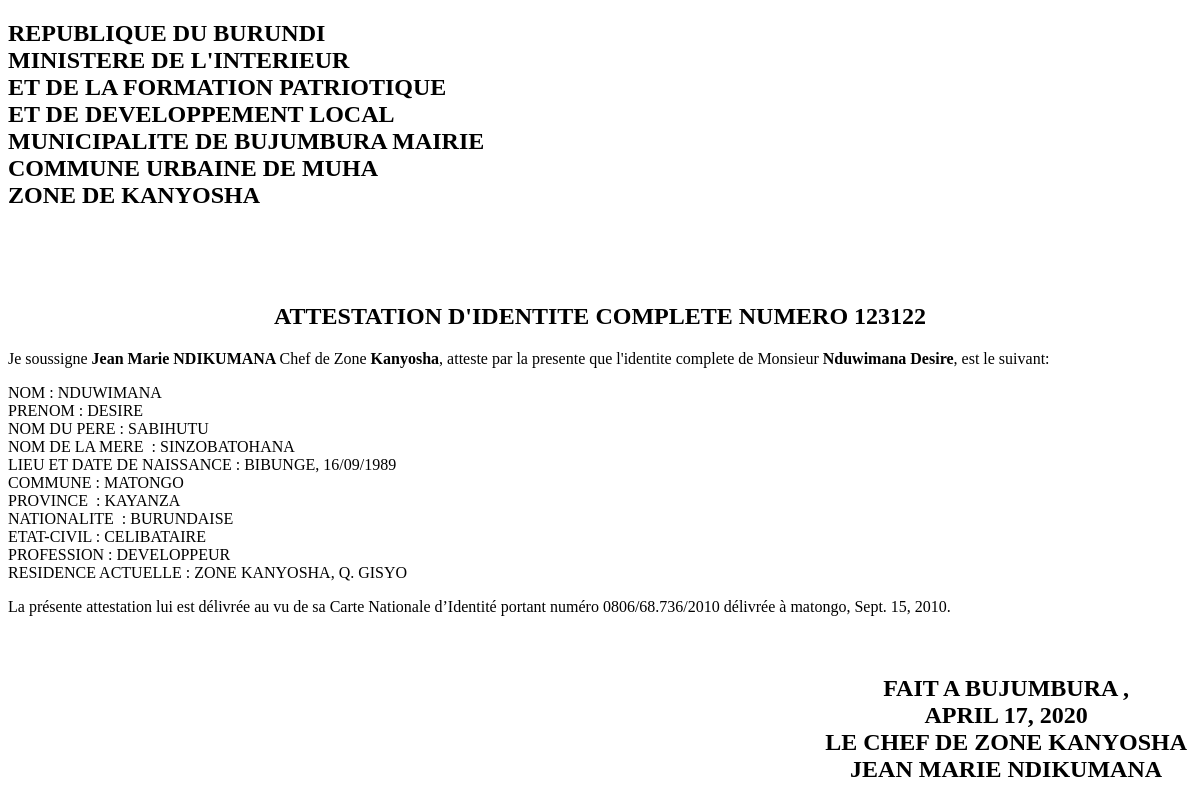
The page /idcomplete/1 on the database its author committed.
### idcomplete/models.py (models this page shows, shortened)
class IdentiteComplete(models.Model):
	user              = models.OneToOneField(User,
											on_delete=models.CASCADE,
											default = False,
											related_name='users')
	Person            = models.ForeignKey(Person,
											on_delete=models.CASCADE,
											default = False,
											related_name = 'identiteCompletes')
	province          = models.ForeignKey(Province, on_delete=models.CASCADE)
	commune           = models.ForeignKey(Commune, on_delete=models.CASCADE)
	zone              = models.ForeignKey(Zone, on_delete=models.CASCADE)
	quarter           = models.ForeignKey(Quarter, on_delete = models.CASCADE)
	attestionId       = models.CharField(max_length = 30)
	date              = models.DateField()

class Province(models.Model):
	name     = models.CharField(max_length = 20)
	govner   = models.CharField(max_length = 30)
	def __str__(self):
		return self.name

class Commune(models.Model):
	name            = models.CharField(max_length = 30)
	administrator   = models.CharField(max_length = 30)
	def __str__(self):
		return self.name

class Zone(models.Model):
	name            = models.CharField(max_length = 30)
	chefZoneLeader  = models.CharField(max_length = 30)
	def __str__(self):
		return self.name

class Person(models.Model):
	user              = models.OneToOneField(User, on_delete=models.CASCADE)
	avatar            = models.ImageField(null=True, blank=True,upload_to="image/")
	Prenom            = models.CharField(max_length = 50)
	Nom               = models.CharField(max_length = 50)
	NomPere           = models.CharField(max_length = 20)
	NomMere           = models.CharField(max_length = 20)
	colline           = models.CharField(max_length = 20)
	commune_natal     = models.CharField(max_length = 20)
	province_natal    = models.CharField(max_length = 20)
	anneeDeNaissance  = models.CharField(max_length = 20)
	nationalite       = models.CharField(max_length = 20)
	etatCivil         = models.CharField(max_length = 20)
	profession        = models.CharField(max_length = 20)
	numberId          = models.CharField(max_length = 20)
	date_delivrated   = models.DateField()

class Quarter(models.Model):
	name           = models.CharField(max_length = 30)
	chefQuarter    = models.CharField(max_length = 30)
	def __str__(self):
		return self.name

### idcomplete/views.py (the view)
# urls.py: path('', home_view, name="home"),
def home_view(request, pk, template_name = 'idcomplete/index.html'):
	id    =   get_object_or_404(IdentiteComplete, pk = pk)
	return render(request, template_name, {'id': id })

### idcomplete/templates/idcomplete/index.html
{% extends 'base.html'%}
{% block content %}
<div >
	<h2 id="Title">ATTESTATION D'IDENTITE COMPLETE  Numero {{ id.attestionId }}</h2>
	<p id="para">
		Je soussigne <strong>{{id.zone.chefZoneLeader}} </strong>Chef de Zone<strong> {{id.zone }}</strong>, atteste par la
		presente que l'identite complete de Monsieur <strong> {{ id.Person.Nom }} {{id.Person.Prenom}}</strong>, est le suivant: <br>
	</p>
	<p class="identite">
		NOM				            : {{id.Person.Nom}} <br>
		PRENOM					    : {{id.Person.Prenom}} <br>
		NOM DU PERE				    : {{id.Person.NomPere }} <br>
		NOM DE LA MERE 			    : {{id.Person.NomMere}} <br>
		LIEU ET DATE DE NAISSANCE	: {{id.Person.colline}}, {{id.Person.anneeDeNaissance }} <br>
		COMMUNE					    : {{id.Person.commune_natal}} <br>
		PROVINCE 					: {{id.Person.province_natal}} <br>
		NATIONALITE 		       	: {{id.Person.nationalite}} <br>
		ETAT-CIVIL             	 	: {{id.Person.etatCivil}} <br>
		PROFESSION                 	: {{id.Person.profession}} <br>
		RESIDENCE ACTUELLE          : Zone {{ id.zone}},  Q. {{id.quarter}} <br>
	</p>
	<p>
		La présente attestation lui est délivrée au vu de sa Carte  Nationale d’Identité  portant  numéro {{id.Person.numberId}}  délivrée  à {{id.Person.commune_natal }},  {{id.Person.date_delivrated }}.
	</p><br>
</div>
{% endblock %}

### templates/base.html (shortened to what this page needs)
<!DOCTYPE html>
<html>
<head>
</head>
<body>
	<div>
		<div class="id">
			<h2>
				REPUBLIQUE DU BURUNDI <br>
				MINISTERE DE L'INTERIEUR <br>
				ET DE LA FORMATION PATRIOTIQUE <br>
				ET DE DEVELOPPEMENT LOCAL <br>
				MUNICIPALITE DE {{id.province}} <br>
				COMMUNE URBAINE DE {{id.commune}}<br>
				ZONE DE {{id.zone}}
			</h2>
		</div><br><br><br>
		<div>
			{% block content %} {% endblock %}
		</div>
		<div class="footer">
			<h2>
				Fait a Bujumbura ,<br> {{id.date}} <br>
				LE CHEF DE ZONE {{id.zone}} <br>
				{{id.zone.chefZoneLeader}}<br><br>
			</h2>
		</div>
</body>
</html>

### templates/base.html (style rules this page uses)
h2 { text-transform: uppercase; }
#Title { text-transform: uppercase; text-align: center; }
.identite { text-align: left; text-decoration: none; text-transform: uppercase; }
.footer { float: right; margin: 5px; text-transform: uppercase; text-align: center; }

### rows shown on the page
IdentiteComplete: province "BUJUMBURA MAIRIE", commune "MUHA", zone "KANYOSHA", attestionId "123122", zone.chefZoneLeader "Jean Marie NDIKUMANA", zone "Kanyosha", Person.Nom "Nduwimana", Person.Prenom "Desire", Person.Nom "NDUWIMANA", Person.Prenom "DESIRE", Person.NomPere "SABIHUTU", Person.NomMere "SINZOBATOHANA", Person.colline "BIBUNGE", Person.anneeDeNaissance "16/09/1989", Person.commune_natal "MATONGO", Person.province_natal "KAYANZA", Person.nationalite "BURUNDAISE", Person.etatCivil "CELIBATAIRE", Person.profession "DEVELOPPEUR", quarter "GISYO", Person.numberId "0806/68.736/2010", Person.commune_natal "matongo", Person.date_delivrated "Sept. 15, 2010", date "APRIL 17, 2020", zone.chefZoneLeader "JEAN MARIE NDIKUMANA"
